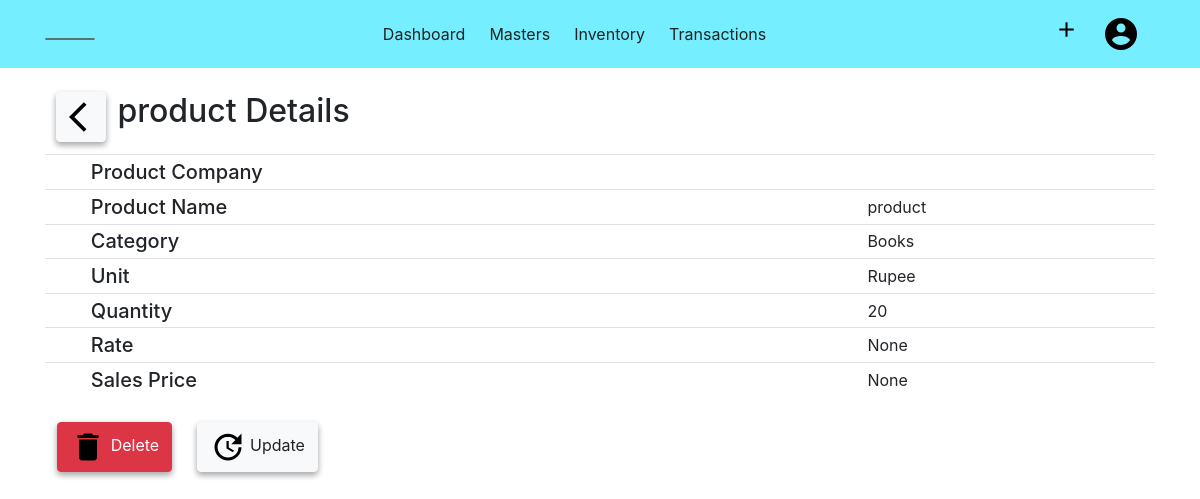
Before: /product/1/detail (signed in) with the older database file.
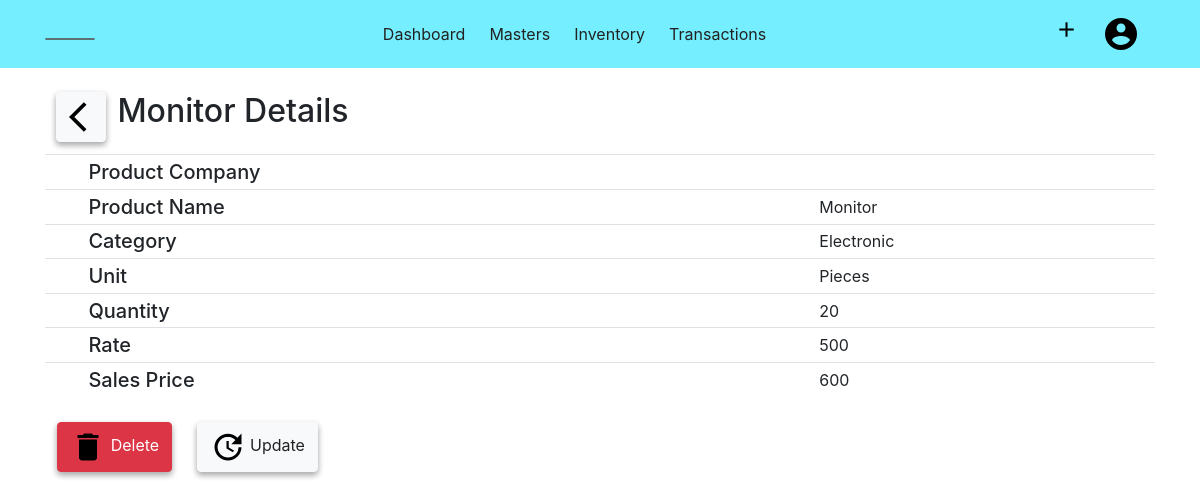
After: the same page with the newer database file.
### acsystem/models.py (models this page shows)
class Product(db.Model):
    id = db.Column(db.Integer, primary_key=True)
    name = db.Column(db.String(40), nullable=False)
    category = db.Column(db.Integer, db.ForeignKey('productcategory.id', ondelete="CASCADE"), nullable=False)
    categoryname = db.Column(db.String(40))
    unit = db.Column(db.Integer, db.ForeignKey('unit.id'), nullable=False)
    unitname = db.Column(db.String(10))
    quantity = db.Column(db.Integer, default=0)
    rate = db.Column(db.Integer)
    salesprice = db.Column(db.Integer)
    company_id = db.Column(db.Integer, db.ForeignKey('company.id', ondelete="CASCADE"), nullable=False)

### acsystem/product/routes.py (the view)
@products.route('/product/<int:product_id>/detail')
@login_required
def productdetail(product_id):
    prod = Product.query.get_or_404(product_id)
    if prod.company_id != current_user.activecompany:
        abort(403)
    return render_template('producttemplate/productdetail.html', title=prod.name, prod=prod)

### acsystem/models.py (called while the page is built)
@login_manager.user_loader
def load_user(user_id):
    return User.query.get(int(user_id))

### acsystem/templates/producttemplate/productdetail.html (shortened to what this page needs)
{% extends "layout.html"%}
{% block content %}
<div class="container mt-4">
    <button style="width:50px;" class=" btn btn-light float-left" onclick="window.history.back()">
        <img src="{{ url_for('static', filename='images/back.png') }}" alt="Back" />
    </button>
    <h2 class="mb-4">{{ prod.name }} Details</h2>
    <table class="table table-sm">
        <tbody>
            <tr>
                <td>&Tab;</td>
                <td class="h5">Product Company</td>
                <td id="setcountry"></td>
            </tr>
            <tr>
                <td>&Tab;</td>
                <td class="h5"> Product Name </td>
                <td>{{prod.name}}</td>
            </tr>
            <tr>
                <td>&Tab;</td>
                <td class="h5"> Category </td>
                <td>{{prod.categoryname}}</td>
            </tr>
            <tr>
                <td>&Tab;</td>
                <td class="h5"> Unit </td>
                <td>{{prod.unitname}}</td>
            </tr>
            <tr>
                <td>&Tab;</td>
                <td class="h5"> Quantity </td>
                <td>{{prod.quantity}}</td>
            </tr>
            <tr>
                <td>&Tab;</td>
                <td class="h5"> Rate</td>
                <td>{{prod.rate}}</td>
            </tr>
            <tr>
                <td>&Tab;</td>
                <td class="h5"> Sales Price</td>
                <td>{{prod.salesprice}}</td>
            </tr>
        </tbody>
    </table>
    <table class="mt-4">
        <tbody>
            <tr>
                <td>
                    <button type="button" class="btn btn-danger" data-toggle="modal" data-target="#deleteproduct">
                        <img src="{{ url_for('static',filename='images/delete.png') }}" alt="Delete"> Delete
                    </button>
                </td>
                <td>
                    <a type="button" class="btn btn-light" href="{{ url_for('products.updateproduct', product_id=prod.id) }}"><img
                            src="{{ url_for('static',filename='images/update.png') }}" alt="Delete"> Update
                    </a>
                </td>
            </tr>
        </tbody>
    </table>
</div>
{% endblock content %}

Changed rows visible on the page:
changed Product: name "product" → "Monitor"; categoryname "Books" → "Electronic"; unitname "Rupee" → "Pieces"; rate "None" → "500"; salesprice "None" → "600"
